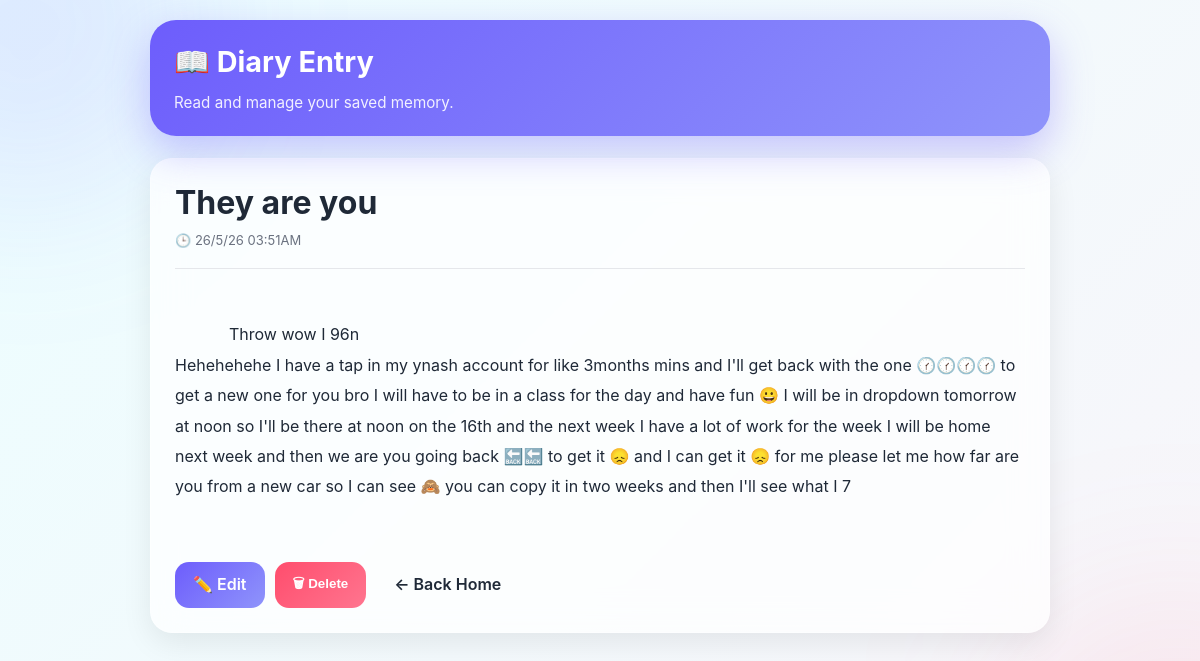
Screenshot of /entry/3 (signed in) with the database file from the repository.
### main.py (models this page shows)
class Entry(db.Model):
    id = db.Column(db.Integer, primary_key=True)
    user_id = db.Column(db.Integer, db.ForeignKey('user.id'), nullable=False)
    title = db.Column(db.String(200), nullable=False)
    body = db.Column(db.Text, nullable=False)
    date = db.Column(db.String(50), nullable=False)

### main.py (the view)
@app.route('/entry/<int:uid>')
@login_required
def view_entry(uid):
    entry = Entry.query.filter_by(id=uid, user_id=current_user.id).first()
    if not entry:
        return redirect('/')
    return render_template('entry.html', entry=entry)

### main.py (called while the page is built)
@login_manager.user_loader
def load_user(user_id):
    return User.query.get(int(user_id))

### templates/entry.html (shortened to what this page needs)
<!DOCTYPE html>
<html lang="en">
<head>
    <link rel="stylesheet"
          href="{{ url_for('static', filename='style.css') }}">
</head>
<body>
<div class="container">
    <div class="header">
        <h1>📖 Diary Entry</h1>
        <p>Read and manage your saved memory.</p>
    </div>
    <div class="card">
        <h1 style="margin-bottom:10px;">
            {{ entry.title }}
        </h1>
        <p class="date" style="margin-bottom:20px;">
            🕒 {{ entry.date }}
        </p>
        <hr style="
            border:none;
            height:1px;
            background:#e5e7eb;
            margin-bottom:20px;
        ">
        <div style="
            white-space:pre-wrap;
            line-height:1.9;
            font-size:16px;
            word-wrap:break-word;
        ">
            {{ entry.body }}
        </div>
        <div class="actions" style="margin-top:30px;">
            <a href="/edit/{{ entry.id }}"
               class="btn primary">
               ✏️ Edit
            </a>
            <form action="/delete/{{ entry.id }}"
                  method="POST"
                  onsubmit="return confirm('Delete this diary entry?');">
                <button
                    type="submit"
                    class="btn danger">
                    🗑 Delete
                </button>
            </form>
            <a href="/"
               class="btn">
               ← Back Home
            </a>
        </div>
    </div>
</div>
</body>
</html>

### static/style.css (style rules this page uses)
*, *::before, *::after { margin:0; padding:0; box-sizing:border-box; }
:root { --primary:#6d5dfc; --primary-dark:#5145cd; --secondary:#8f94fb; --danger:#ff4d6d; --success:#22c55e; --bg:#f5f7ff; --card:#ffffff; --text:#1f2937; --muted:#6b7280; --shadow: 0 10px 30px rgba(0,0,0,.08); --radius:22px; }
html { scroll-behavior:smooth; }
body { min-height:100vh; font-family: Inter, Arial, sans-serif; color:var(--text); overflow-x:hidden; background: linear-gradient( -45deg, #eef2ff, #f5f7ff, #fdf2f8, #ecfeff); background-size:400% 400%; animation: gradientMove 18s ease infinite; }
body::before { content:""; position:fixed; top:-150px; left:-150px; width:350px; height:350px; border-radius:50%; background: rgba(109,93,252,.12); filter:blur(80px); animation: floatBlob 12s infinite ease-in-out; z-index:-1; }
body::after { content:""; position:fixed; bottom:-150px; right:-150px; width:350px; height:350px; border-radius:50%; background: rgba(255,77,109,.10); filter:blur(90px); animation: floatBlob2 14s infinite ease-in-out; z-index:-1; }
.container { width:94%; max-width:900px; margin:auto; padding:20px 0 100px; }
.card { background: rgba(255,255,255,.72); backdrop-filter: blur(18px); -webkit-backdrop-filter: blur(18px); border: 1px solid rgba(255,255,255,.3); border-radius: var(--radius); box-shadow: var(--shadow); padding:24px; animation: cardEntrance .7s ease; }
.header { position:sticky; top:10px; z-index:50; margin-bottom:22px; border-radius:26px; padding:24px; background: linear-gradient( 135deg, var(--primary), var(--secondary)); color:white; box-shadow: 0 15px 40px rgba(109,93,252,.35); animation: slideDown .8s ease; }
.header h1 { font-size:1.8rem; margin-bottom:14px; }
.header p { opacity:.9; font-size:.95rem; }
.btn { border:none; cursor:pointer; padding:12px 18px; border-radius:14px; font-weight:600; transition:.3s; }
.primary { background: linear-gradient( 135deg, var(--primary), var(--secondary)); color:white; }
.danger { background: linear-gradient( 135deg, #ff4d6d, #ff758f); color:white; }
.date { color:var(--muted); font-size:13px; }
.actions { display:flex; gap:10px; flex-wrap:wrap; margin-top:15px; }
.actions form { display:inline; }
a { text-decoration:none; color:inherit; }

### rows the page displays
Entry: title "They are you", date "26/5/26 03:51AM", body "Throw wow I 96n Hehehehehe I have a tap in my ynash account for like 3months mins and I'll get back with the one 🕜🕜🕜🕜 to get a new one for you bro I will have to be in a class for the day and have fun 😀 I will be in dropdown tomorrow at noon so I'll be there at noon on the 16th and the next week I have a lot of work for the week I will be home next week and then we are you going back 🔙🔙 to get it 😞 and I can get it 😞 for me please let me how far are you from a new car so I can see 🙈 you can copy it in two weeks and then I'll see what I 7"
